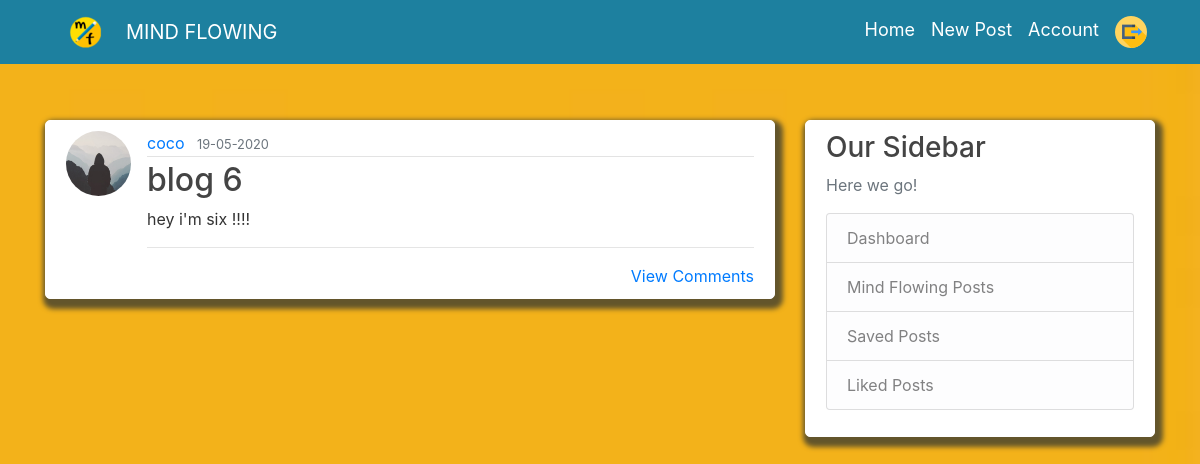
Page /post/6 (signed in) on the committed database.
### flaskblog/models.py (models this page shows, shortened)
class User(db.Model, UserMixin):
    id = db.Column(db.Integer, primary_key=True)
    username = db.Column(db.String(20), unique=True, nullable=False)
    email = db.Column(db.String(120), unique=True, nullable=False)
    image_file = db.Column(db.String(20), nullable=False, default='default.jpg')
    password = db.Column(db.String(60), nullable=False)
    posts = db.relationship('Post', backref='author', lazy=True)
    liked = db.relationship('PostLike',foreign_keys='PostLike.user_id', backref='user', lazy='dynamic')
    saved = db.relationship('PostSave',foreign_keys='PostSave.user_id', backref='user', lazy='dynamic')
    unliked = db.relationship('PostUnLike',foreign_keys='PostUnLike.user_id', backref='user', lazy='dynamic')
    commented = db.relationship('PostComment',foreign_keys='PostComment.user_id',backref='user',lazy='dynamic')
    image = db.relationship('PostComment',foreign_keys='PostComment.user_id',backref='img',lazy=True)
    confirmed = db.Column(db.Boolean, nullable=False, default=False)
    followed = db.relationship('Follow',
                               foreign_keys='Follow.follower_id',
                               backref=db.backref('follower', lazy='joined'),
                               lazy='dynamic',
                               cascade='all, delete-orphan')
    followers = db.relationship('Follow',
                                foreign_keys='Follow.followed_id',
                                backref=db.backref('followed', lazy='joined'),
                                lazy='dynamic',
                                cascade='all, delete-orphan')

class Post(db.Model,UserMixin):
    __searchable__ = ['title', 'content']
    id = db.Column(db.Integer, primary_key=True)
    title = db.Column(db.String(100), nullable=False)
    date_posted = db.Column(db.DateTime, nullable=False, default=datetime.utcnow)
    content = db.Column(db.Text, nullable=False)
    user_id = db.Column(db.Integer, db.ForeignKey('user.id'), nullable=False)
    likes = db.relationship('PostLike', backref='post', lazy='dynamic')
    unlikes = db.relationship('PostUnLike', backref='post', lazy='dynamic')
    comments = db.relationship('PostComment',backref='post',lazy='dynamic')
    saves = db.relationship('PostSave', backref='post', lazy='dynamic')
    image = db.Column(db.String(100))

### flaskblog/routes.py (the view)
@app.route("/post/<int:post_id>",methods=['GET','POST'])
@login_required
def post(post_id):
    post = Post.query.get_or_404(post_id)
    form = PostCommentForm()
    return render_template('post.html', title=post.title, post=post,form=form)

### flaskblog/models.py (called while the page is built)
@login_manager.user_loader
def load_user(user_id):
    return User.query.get(int(user_id))

### flaskblog/templates/post.html (shortened to what this page needs)
{% extends "layout.html" %}
{% block content %}
<article class="media content-section">
  <img class="rounded-circle article-img img-fluid"
    src="{{ url_for('static', filename='profile_pics/' + post.author.image_file) }}">
  <div class="media-body">
    <div class="article-metadata">
      <a class="mr-2" href="{{ url_for('user_posts', username=post.author.username) }}">{{ post.author.username }}</a>
      <small class="text-muted">{{ post.date_posted.strftime('%d-%m-%Y') }}</small>
    </div>
    <h2 class="article-title">{{ post.title }}</h2>
    <p class="article-content">{{ post.content }}</p>
    <hr>
    <a style="float:right;" href="{{url_for('post_comment',post_id=post.id)}}">View Comments</a>
  </div>
</article>
{% endblock content %}

### flaskblog/static/main.css (style rules this page uses)
body { background: white; color: #333333; margin-top: 5rem; background: url("images/yellow.jpeg") no-repeat center center fixed; -webkit-background-size: cover; -moz-background-size: cover; -o-background-size: cover; background-size: cover; background-position: 0 20px; }
h1, h2, h3, h4, h5, h6 { color: #444444; }
.content-section { background: #ffffff; padding: 10px 20px; border: 0.5px solid white; border-radius: 5px; margin-bottom: 20px; box-shadow: 3px 5px 5px 5px #63552b; margin-top: 40px; }
.article-title { color: #444444; }
.article-img { height: 65px; width: 65px; margin-right: 16px; }
.article-metadata { padding-bottom: 1px; margin-bottom: 4px; border-bottom: 1px solid #e3e3e3 }

### rows in the picture
User: image_file (placeholder picture), author.username "coco"
Post: date_posted "19-05-2020", title "blog 6", content "hey i'm six !!!!"
